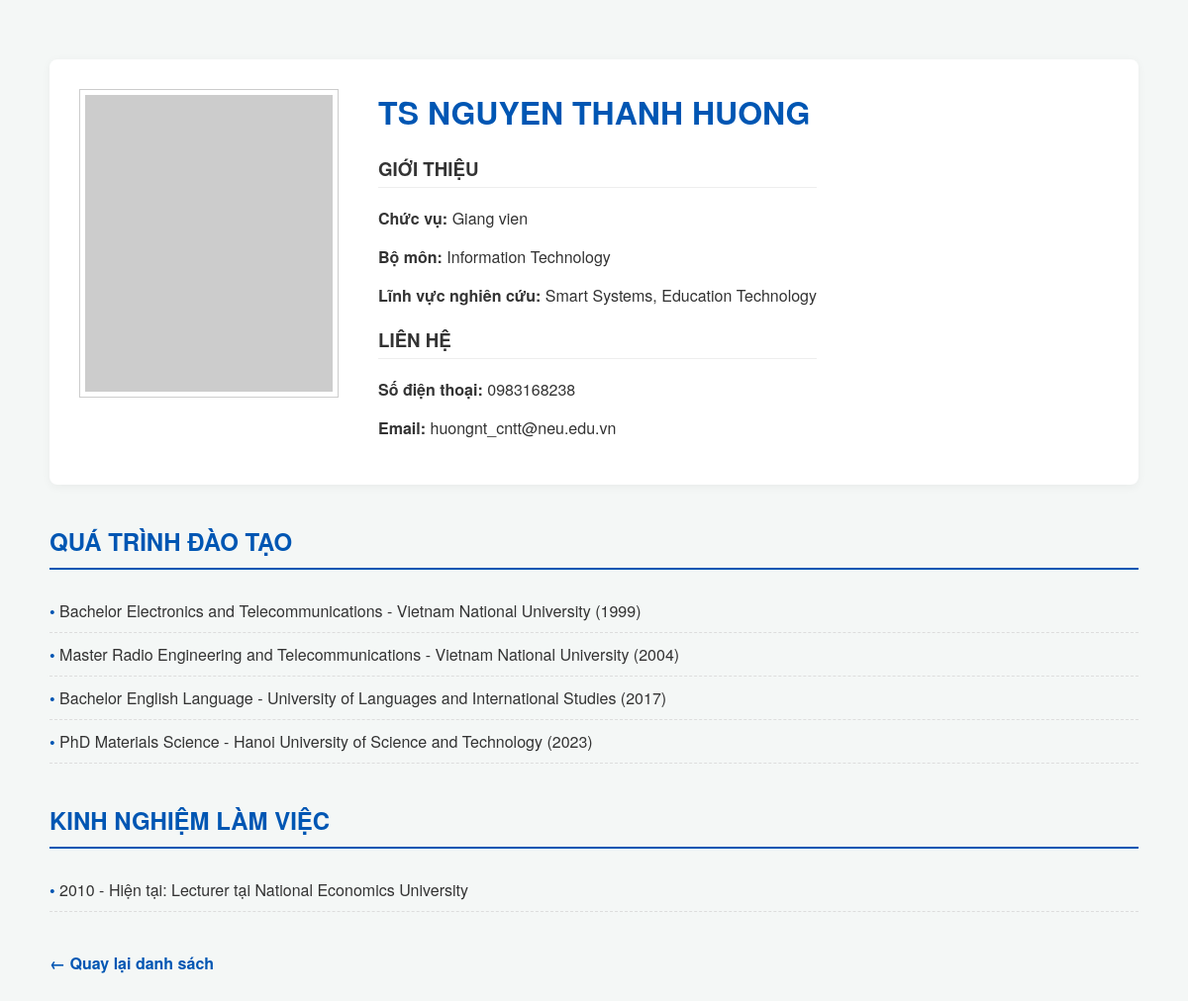
/lecturer/4, run on the app's committed database.
### tables this page shows
CREATE TABLE lecturer (
    lecturer_id INTEGER PRIMARY KEY AUTOINCREMENT,
    name TEXT NOT NULL,
    title TEXT,
    position TEXT,
    email TEXT UNIQUE,
    phone TEXT,
    department TEXT,
    research_field TEXT
);

CREATE TABLE education (
    education_id INTEGER PRIMARY KEY AUTOINCREMENT,
    lecturer_id INTEGER,
    degree TEXT,
    university TEXT,
    year INTEGER,
    
    FOREIGN KEY (lecturer_id) 
    REFERENCES lecturer(lecturer_id)
);

CREATE TABLE experience (
    exp_id INTEGER PRIMARY KEY AUTOINCREMENT,
    lecturer_id INTEGER,
    position TEXT,
    organization TEXT,
    start_year INTEGER,
    end_year INTEGER,
    
    FOREIGN KEY (lecturer_id) 
    REFERENCES lecturer(lecturer_id)
);

### app.py (the view)
@app.route('/lecturer/<int:id>')
def profile(id):
    connection = get_db_connection()
    lecturer = connection.execute('SELECT * FROM lecturer WHERE lecturer_id = ?', (id,)).fetchone()
    education = connection.execute('SELECT * FROM education WHERE lecturer_id = ?', (id,)).fetchall()
    experience = connection.execute('SELECT * FROM experience WHERE lecturer_id = ?', (id,)).fetchall()
    connection.close()
    return render_template('profile.html', lecturer=lecturer, education=education, experience=experience)

### app.py (called while the page is built)
def get_db_connection():
    connection = sqlite3.connect(db_file)
    connection.row_factory = sqlite3.Row
    return connection

### templates/profile.html (shortened to what this page needs)
<!DOCTYPE html>
<html lang="en">
<head>
    <link rel="stylesheet" href="{{ url_for('static', filename='styles.css') }}">
</head>
<body>
    <div class="container">
        <div class="profile-header" style="display: flex; gap: 40px; margin-top: 40px;">
            <div class="profile-img">
                <img src="https://via.placeholder.com/250x300" alt="{{ lecturer['name'] }}" style="border: 1px solid #ccc; padding: 5px;">
            </div>
            <div class="profile-info">
                <h1 style="margin-top: 0;">{{ lecturer['title'] }} {{ lecturer['name'] }}</h1>
                <h3 style="color: #333; border-bottom: 1px solid #eee; padding-bottom: 5px;">GIỚI THIỆU</h3>
                <p><strong>Chức vụ:</strong> {{ lecturer['position'] }}</p>
                <p><strong>Bộ môn:</strong> {{ lecturer['department'] }}</p>
                <p><strong>Lĩnh vực nghiên cứu:</strong> {{ lecturer['research_field'] }}</p>
                <h3 style="color: #333; margin-top: 20px; border-bottom: 1px solid #eee; padding-bottom: 5px;">LIÊN HỆ</h3>
                <p><strong>Số điện thoại:</strong> {{ lecturer['phone'] }}</p>
                <p><strong>Email:</strong> {{ lecturer['email'] }}</p>
            </div>
        </div>
        <div class="profile-details">
            <div class="section">
                <h2>QUÁ TRÌNH ĐÀO TẠO</h2>
                <ul>
                    {% for edu in education %}
                    <li>{{ edu['degree'] }} - {{ edu['university'] }} ({{ edu['year'] }}) </li>
                    {% endfor %}
                </ul>
            </div>
            <div class="section">
                <h2>KINH NGHIỆM LÀM VIỆC</h2>
                <ul>
                    {% for exp in experience %}
                    <li>{{ exp['start_year'] }} - {{ exp['end_year'] if exp['end_year'] else 'Hiện tại' }}: {{ exp['position'] }} tại {{ exp['organization'] }} </li>
                    {% endfor %}
                </ul>
            </div>
        </div>
        <div style="margin-top: 40px; margin-bottom: 50px;">
            <a href="/" style="text-decoration: none; color: #0056b3; font-weight: bold;">← Quay lại danh sách</a>
        </div>
    </div>
</body>
</html>

### static/styles.css (style rules this page uses)
body { font-family: 'Helvetica Neue', Helvetica, Arial, sans-serif; background-color: #f4f7f6; margin: 0; padding: 0; color: #333; }
.container { max-width: 1100px; margin: 0 auto; padding: 20px; }
h1, h2, h3 { color: #0056b3; text-transform: uppercase; }
h2 { border-bottom: 2px solid #0056b3; padding-bottom: 10px; margin-top: 40px; }
.profile-header { background: #fff; padding: 30px; border-radius: 8px; box-shadow: 0 2px 10px rgba(0,0,0,0.05); }
.section ul { list-style: none; padding: 0; }
.section li { padding: 10px 0; border-bottom: 1px dashed #ddd; }
.section li:before { content: "• "; color: #0056b3; font-weight: bold; }

### data on the page
lecturer: title "TS", name "NGUYEN THANH HUONG", position "Giang vien", department "Information Technology", research_field "Smart Systems, Education Technology", phone "0983168238", email "huongnt_cntt@neu.edu.vn"
education: degree "Bachelor Electronics and Telecommunications", university "Vietnam National University", year "1999"
education: degree "Master Radio Engineering and Telecommunications", university "Vietnam National University", year "2004"
education: degree "Bachelor English Language", university "University of Languages and International Studies", year "2017"
education: degree "PhD Materials Science", university "Hanoi University of Science and Technology", year "2023"
experience: start_year "2010", exp "Hiện tại", position "Lecturer", organization "National Economics University"
